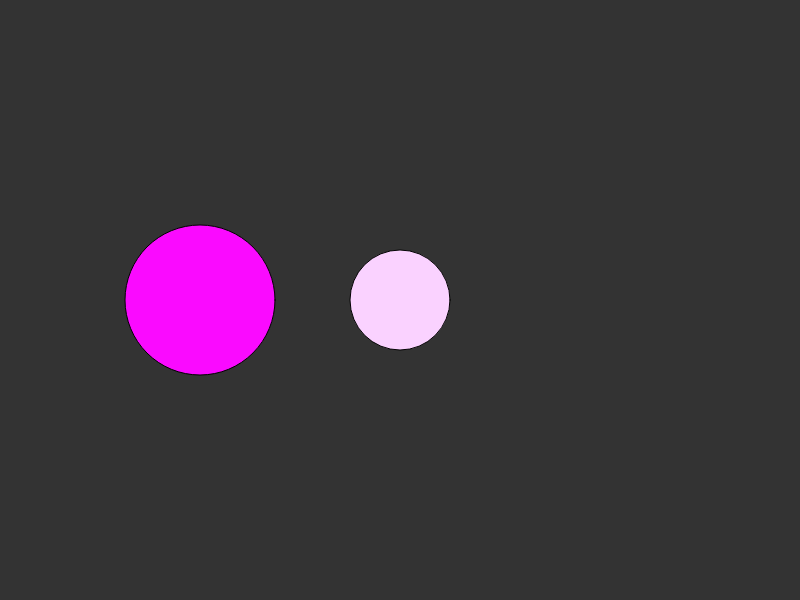
Frame 1 (no input)
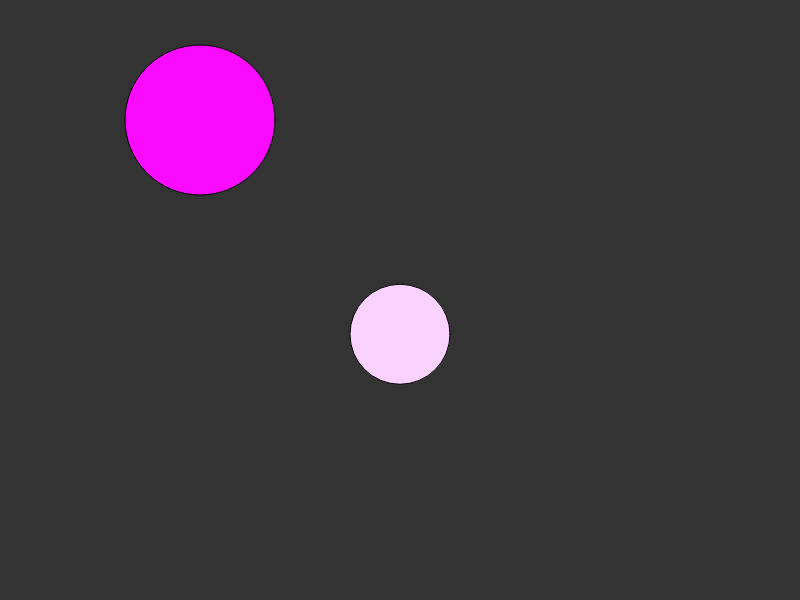
Frame 60 (no input)
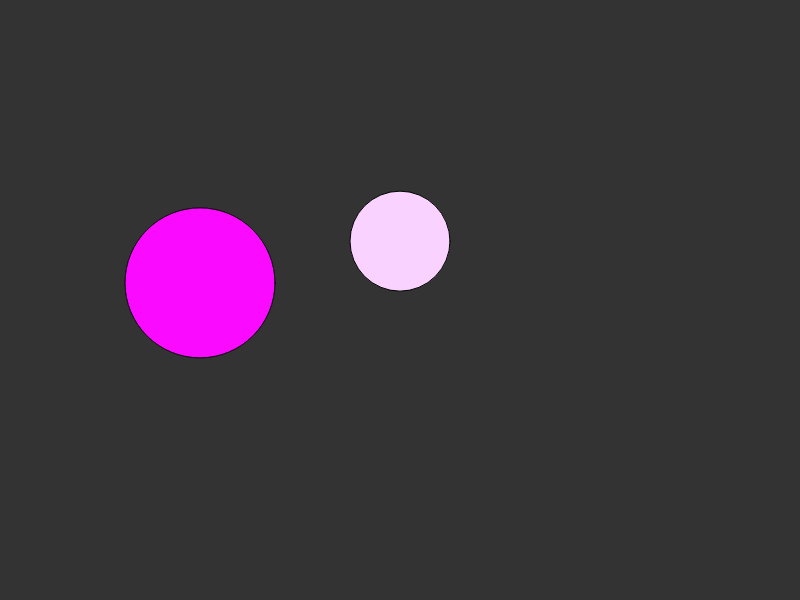
Frame 120 (the mouse pressed at the canvas centre since frame 60)

The p5.js sketch that drew these frames (run headless with seeded random() and noise() and a simulated clock; from frame 60 on, the mouse is pressed at the canvas centre):

// p5.js sketch
// ── sketch.js
var centerY;
var centerX;
var offset; // How far you want the animation to happen
var speed; // How fast you want the angle to change
var angle = 0; // Initial starting angle

var particle, particle2;

function setup() {
  createCanvas(800, 600);
  centerY = height / 2;
  centerX = width / 2;
  offset = height * .3
  speed = 0.05;

  particle = new Particle(centerX, centerY, 100, offset, 0, speed, 'rgba(250, 210, 255, 1)');
  particle2 = new Particle(200, centerY, 150, offset, 0, random(0.03, 0.1), 'rgba(250, 10, 255, 1)');

}

function draw() {
  background(51);
  particle.update();
  particle2.update();
}

function Particle(x, y, radius, offset, startAngle, speed, color) {

  this.x = x;
  this.y = y;
  this.radius = radius;
  this.offset = offset;
  this.startAngle = startAngle;
  this.speed = speed;
  this.color = color;

  this.render = function() {

    var y = this.y + Math.sin(this.startAngle) * this.offset;
  
    fill(this.color);
    arc(this.x, y, this.radius, this.radius, 0, TWO_PI);

  }

  this.update = function() {

    this.render();
    this.startAngle += this.speed;

  }

}
